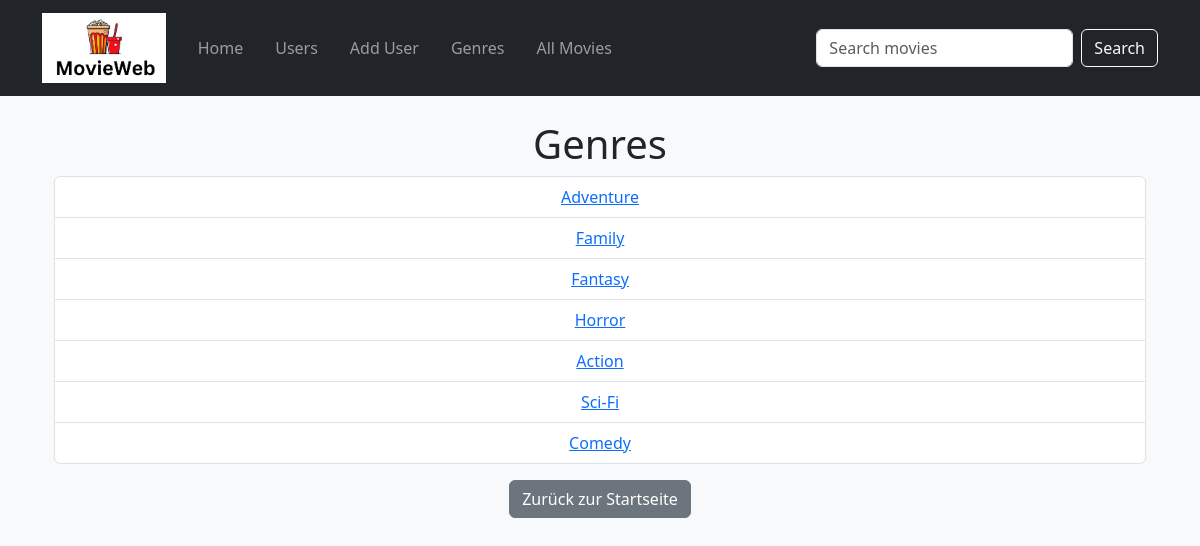
Page /genres on the earlier database version.
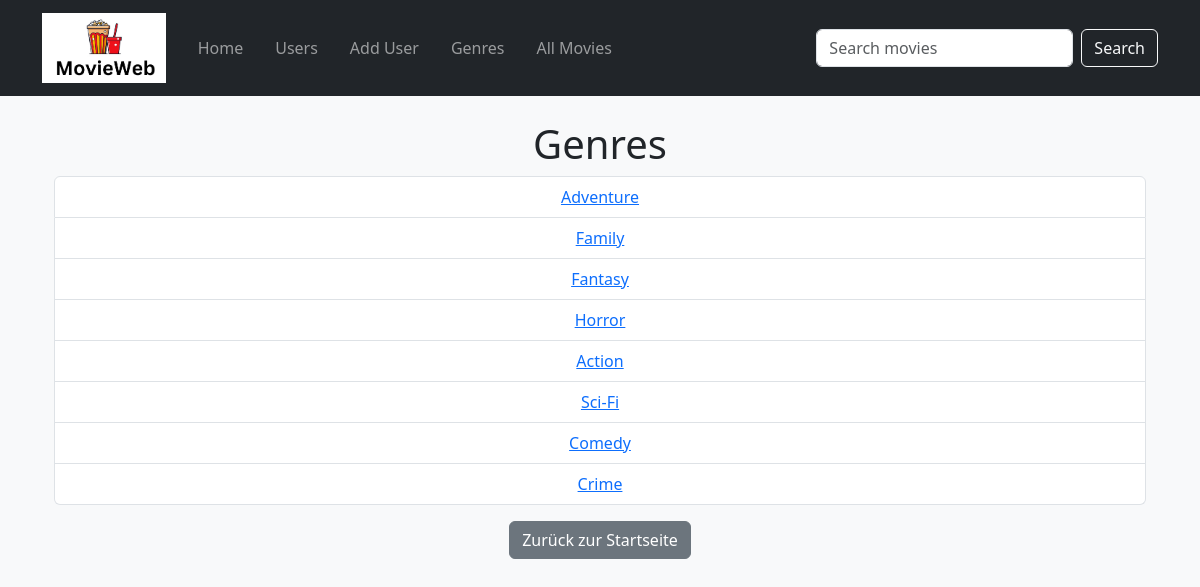
Same page on the later database version.
### datamanager/data_models.py (models this page shows)
class Genre(db.Model):
    id = db.Column(db.Integer, primary_key=True)
    name = db.Column(db.String(30), nullable=False, unique=True)

### app.py (the view)
@app.route('/genres', methods=['GET'])
def list_genres():
    try:
        genres = data_manager.get_all_genres()
        return render_template('genres.html', genres=genres)
    except Exception as e:
        app.logger.error(f"Error fetching genres: {e}")
        app.logger.error(traceback.format_exc())
        return render_template('500.html'), 500

### datamanager/sqlite_data_manager.py (called while the page is built)
    def get_all_genres(self):
        return self.session.query(Genre).all()

### templates/genres.html (shortened to what this page needs)
{% extends 'base.html' %}
{% block content %}
    <div class="container">
        <h1>Genres</h1>
        <ul class="list-group">
            {% for genre in genres %}
                <li class="list-group-item">
                    <a href="{{ url_for('genre_movies', genre_id=genre.id) }}">{{ genre.name }}</a>
                </li>
            {% endfor %}
        </ul>
        <a href="{{ url_for('home') }}" class="btn btn-secondary mt-3">Zurück zur Startseite</a>
    </div>
{% endblock %}

Differences in the rows shown:
added Genre: name "Crime"
